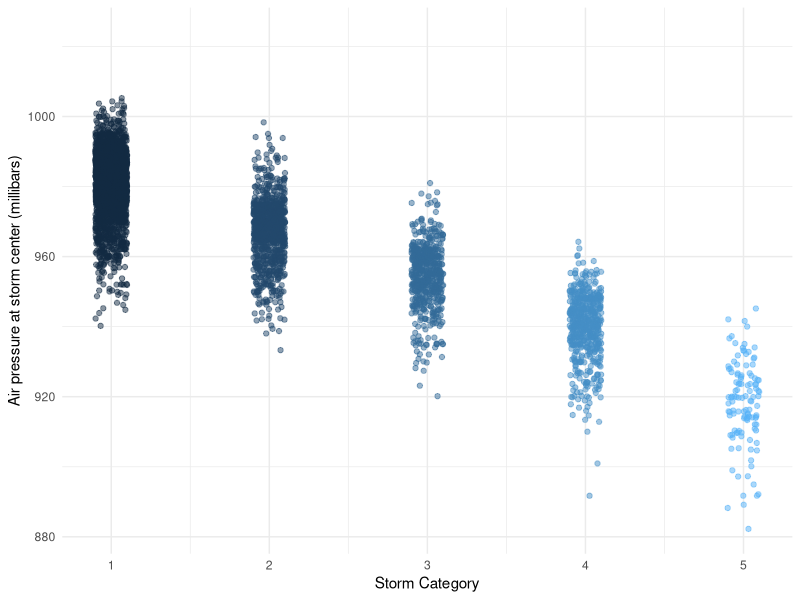

Recreate this plot in R.
## ---- chunk 1
knitr::opts_chunk$set(echo = TRUE)
library(tidyverse)
## ---- chunk 2
summary(storms)
## ---- chunk 3
names(storms)
## ---- chunk 4
ggplot(data = storms, aes(x = category, y = pressure)) +
  geom_jitter(width = 0.1, 
              alpha = 0.5,
              aes(color = category),
              show.legend = FALSE) +
  labs(x = "Storm Category", 
       y = "Air pressure at storm center (millibars)"
       ) +
  theme_minimal()
